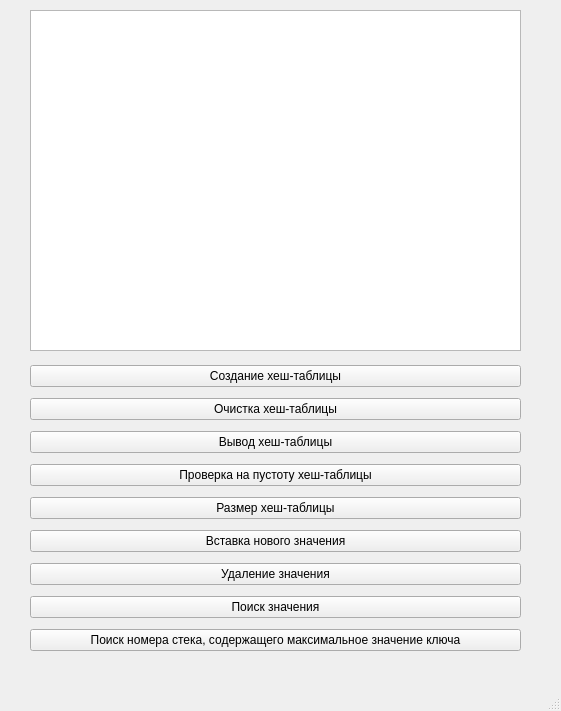
<?xml version="1.0" encoding="UTF-8"?>
<ui version="4.0">
 <class>MainWindow</class>
 <widget class="QMainWindow" name="MainWindow">
  <property name="geometry">
   <rect>
    <x>0</x>
    <y>0</y>
    <width>561</width>
    <height>711</height>
   </rect>
  </property>
  <property name="windowTitle">
   <string>MainWindow</string>
  </property>
  <widget class="QWidget" name="centralwidget">
   <widget class="QTextEdit" name="textEdit">
    <property name="geometry">
     <rect>
      <x>30</x>
      <y>10</y>
      <width>491</width>
      <height>341</height>
     </rect>
    </property>
   </widget>
   <widget class="QWidget" name="verticalLayoutWidget">
    <property name="geometry">
     <rect>
      <x>30</x>
      <y>360</y>
      <width>491</width>
      <height>301</height>
     </rect>
    </property>
    <layout class="QVBoxLayout" name="verticalLayout">
     <item>
      <widget class="QPushButton" name="createHashTableButton">
       <property name="text">
        <string>Создание хеш-таблицы</string>
       </property>
      </widget>
     </item>
     <item>
      <widget class="QPushButton" name="clearButton">
       <property name="text">
        <string>Очистка хеш-таблицы</string>
       </property>
      </widget>
     </item>
     <item>
      <widget class="QPushButton" name="printHashTableButton">
       <property name="text">
        <string>Вывод хеш-таблицы</string>
       </property>
      </widget>
     </item>
     <item>
      <widget class="QPushButton" name="isEmptyButton">
       <property name="text">
        <string>Проверка на пустоту хеш-таблицы</string>
       </property>
      </widget>
     </item>
     <item>
      <widget class="QPushButton" name="sizeButton">
       <property name="text">
        <string>Размер хеш-таблицы</string>
       </property>
      </widget>
     </item>
     <item>
      <widget class="QPushButton" name="insertElementButton">
       <property name="text">
        <string>Вставка нового значения</string>
       </property>
      </widget>
     </item>
     <item>
      <widget class="QPushButton" name="removeElementButton">
       <property name="text">
        <string>Удаление значения</string>
       </property>
      </widget>
     </item>
     <item>
      <widget class="QPushButton" name="findButton">
       <property name="text">
        <string>Поиск значения</string>
       </property>
      </widget>
     </item>
     <item>
      <widget class="QPushButton" name="findMaxStackButton">
       <property name="text">
        <string>Поиск номера стека, содержащего максимальное значение ключа</string>
       </property>
      </widget>
     </item>
    </layout>
   </widget>
  </widget>
  <widget class="QMenuBar" name="menubar">
   <property name="geometry">
    <rect>
     <x>0</x>
     <y>0</y>
     <width>561</width>
     <height>23</height>
    </rect>
   </property>
  </widget>
  <widget class="QStatusBar" name="statusbar"/>
 </widget>
 <resources/>
 <connections/>
</ui>
